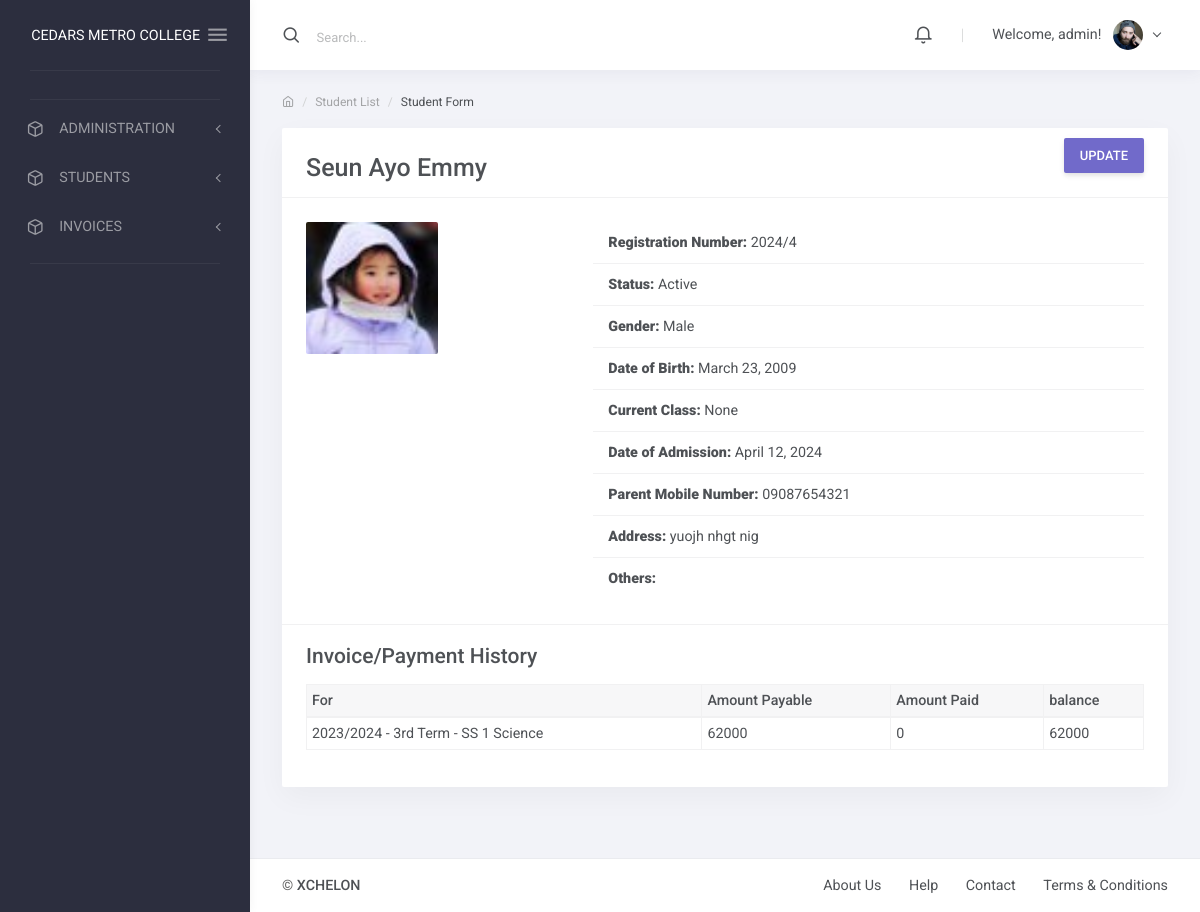
The app's page /student/3/ (signed in) with its own data.
### apps/students/models.py (models this page shows, shortened)
class Student(models.Model):
    STATUS_CHOICES = [("active", "Active"), ("inactive", "Inactive")]
    GENDER_CHOICES = [("male", "Male"), ("female", "Female")]
    current_status = models.CharField(
        max_length=10, choices=STATUS_CHOICES, default="active"
    )
    registration_number = models.CharField(max_length=200, unique=True)
    surname = models.CharField(max_length=200)
    firstname = models.CharField(max_length=200)
    other_name = models.CharField(max_length=200, blank=True)
    gender = models.CharField(max_length=10, choices=GENDER_CHOICES, default="male")
    date_of_birth = models.DateField(default=timezone.now)
    current_class = models.ForeignKey(
        StudentClass, on_delete=models.SET_NULL, blank=True, null=True
    )
    date_of_admission = models.DateField(default=timezone.now)
    mobile_num_regex = RegexValidator(
        regex="^[0-9]{8,12}$", message="Entered mobile number isn't in a right format!"
    )
    parent_mobile_number = models.CharField(
        validators=[mobile_num_regex], max_length=12, blank=True
    )
    parent_email = models.EmailField(blank=True, null=True)
    address = models.TextField(blank=True)
    others = models.TextField(blank=True)
    passport = models.ImageField(blank=True, upload_to="students/passports/")
    class Meta:
        ordering = ["surname", "firstname", "other_name"]

### apps/finance/models.py (models this page shows, shortened)
class Invoice(models.Model):
    student = models.ForeignKey(Student, on_delete=models.CASCADE)
    session = models.ForeignKey(AcademicSession, on_delete=models.CASCADE)
    term = models.ForeignKey(AcademicTerm, on_delete=models.CASCADE)
    class_for = models.ForeignKey(StudentClass, on_delete=models.CASCADE)
    balance_from_previous_term = models.IntegerField(default=0)
    status = models.CharField(
        max_length=20,
        choices=[("active", "Active"), ("closed", "Closed")],
        default="active",
    )
    class Meta:
        ordering = ["student", "term"]
    def balance(self):
        payable = self.total_amount_payable()
        paid = self.total_amount_paid()
        return payable - paid
    def amount_payable(self):
        items = InvoiceItem.objects.filter(invoice=self)
        total = 0
        for item in items:
            total += item.amount
        return total
    def total_amount_payable(self):
        return self.balance_from_previous_term + self.amount_payable()
    def total_amount_paid(self):
        receipts = Receipt.objects.filter(invoice=self)
        amount = 0
        for receipt in receipts:
            amount += receipt.amount_paid
        return amount

class InvoiceItem(models.Model):
    invoice = models.ForeignKey(Invoice, on_delete=models.CASCADE)
    description = models.CharField(max_length=200)
    amount = models.IntegerField()

### apps/corecode/models.py (models this page shows)
class AcademicSession(models.Model):
    name = models.CharField(max_length=200, unique=True)
    current = models.BooleanField(default=True)
    class Meta:
        ordering = ["-name"]
    def __str__(self):
        return self.name

class AcademicTerm(models.Model):
    name = models.CharField(max_length=20, unique=True)
    current = models.BooleanField(default=True)
    class Meta:
        ordering = ["name"]
    def __str__(self):
        return self.name

class StudentClass(models.Model):
    name = models.CharField(max_length=200, unique=True)
    class Meta:
        verbose_name = "Class"
        verbose_name_plural = "Classes"
        ordering = ["name"]
    def __str__(self):
        return self.name

### apps/students/views.py (the view)
# urls.py: path("<int:pk>/", StudentDetailView.as_view(), name="student-detail"),
class StudentDetailView(LoginRequiredMixin, DetailView):
    model = Student
    template_name = "students/student_detail.html"
    def get_context_data(self, **kwargs):
        context = super(StudentDetailView, self).get_context_data(**kwargs)
        context["payments"] = Invoice.objects.filter(student=self.object)
        return context

### apps/finance/templatetags/finance_tags.py (called while the page is built)
@register.inclusion_tag('finance/notifications_tag.html')
def recent_notifications():
    notifications = Notification.objects.order_by('-timestamp')[:10]
    return {'notifications': notifications}

### apps/students/templates/students/student_detail.html (shortened to what this page needs)
{% extends 'base.html' %}
{% load static %}
{% block summary %}
<div class="layout-content">
  <div class="container-fluid flex-grow-1 container-p-y">
    <div class="text-muted small mt-0 mb-3 d-block breadcrumb">
        <ol class="breadcrumb">
            <li class="breadcrumb-item"><a href="#"><i class="feather icon-home"></i></a></li>
            <li class="breadcrumb-item"><a href="{% url 'student-list' %}">Student List</a></li>
            <li class="breadcrumb-item active">Student Form</li>
        </ol>
    </div>
        <div class="card">
            <div class="card-header with-elements pb-0">
                <h3 class="card-header-title mb-0">{{ object.surname }} {{ object.firstname }} {{ object.other_name }}</h3> <div class="card-header-elements ml-auto p-0 mb-4"> <a class="btn btn-primary" href="{% url 'student-update' student.id %}">Update</a></div>
            </div>
            <div class="card-body">
                <div class="row">
                    <div class="col-md-4">
                        {% if object.passport %}
                          <img src="{{ object.passport.url }}" class="img-fluid rounded w-50 mb-3" alt="Student Passport">
                        {% else %}
                            <img src="https://via.placeholder.com/150" class="img-fluid rounded mb-3" alt="Student Passport">
                        {% endif %}
                    </div>
                    <div class="col-md-8">
                        <ul class="list-group list-group-flush">
                            <li class="list-group-item"><strong>Registration Number:</strong> {{ object.registration_number }}</li>
                            <li class="list-group-item"><strong>Status:</strong> {{ object.get_current_status_display }}</li>
                            <li class="list-group-item"><strong>Gender:</strong> {{ object.get_gender_display }}</li>
                            <li class="list-group-item"><strong>Date of Birth:</strong> {{ object.date_of_birth }}</li>
                            <li class="list-group-item"><strong>Current Class:</strong> {{ object.current_class }}</li>
                            <li class="list-group-item"><strong>Date of Admission:</strong> {{ object.date_of_admission }}</li>
                            <li class="list-group-item"><strong>Parent Mobile Number:</strong> {{ object.parent_mobile_number }}</li>
                            <li class="list-group-item"><strong>Address:</strong> {{ object.address }}</li>
                            <li class="list-group-item"><strong>Others:</strong> {{ object.others }}</li>
                        </ul>
                    </div>
                </div>
            </div>
            <div class="card-footer">
              <h4>Invoice/Payment History</h4>
              {% if payments %}
                <table class="table table-sm table-bordered table-hover">
                  <thead class="thead-light">
                    <tr>
                      <th>For</th>
                      <th>Amount Payable</th>
                      <th>Amount Paid</th>
                      <th>balance</th>
                    </tr>
                  </thead>
                  <tbody>
                    {% for payment in payments %}
                      <tr class='clickable-row' data-href="{% url 'invoice-detail' payment.id %}">
                        <td>{{payment.session}} - {{payment.term}} - {{ payment.class_for}}</td>
                        <td>{{payment.total_amount_payable}}</td>
                        <td>{{payment.total_amount_paid}}</td>
                        <td>{{payment.balance}}</td>
                      </tr>
                    {% endfor %}
                  </tbody>
                </table>
              {% else %}
                  <p>There are no payment history for {{object}}</p>
              {% endif %}
            </div>
        </div>
</div>
</div>
{% endblock summary %}

### templates/base.html (shortened to what this page needs)
{% load static %}
<!DOCTYPE html>
<html lang="en" class="material-style layout-fixed">
<head>
     <link href="{% static 'django_select2/django_select2.css' %}" rel="stylesheet" />
    <link rel="stylesheet" href="{% static 'assets/fonts/fontawesome.css' %}">
    <link rel="stylesheet" href="{% static 'assets/fonts/ionicons.css' %}">
    <link rel="stylesheet" href="{% static 'assets/fonts/linearicons.css' %}">
    <link rel="stylesheet" href="{% static 'assets/fonts/open-iconic.css' %}">
    <link rel="stylesheet" href="{% static 'assets/fonts/pe-icon-7-stroke.css' %}">
    <link rel="stylesheet" href="{% static 'assets/fonts/feather.css' %}">
    <link rel="stylesheet" href="{% static 'assets/css/bootstrap-material.css' %}">
    <link rel="stylesheet" href="{% static 'assets/css/shreerang-material.css' %}">
    <link rel="stylesheet" href="{% static 'assets/css/uikit.css' %}">
    <link rel="stylesheet" href="{% static 'assets/libs/perfect-scrollbar/perfect-scrollbar.css' %}">
    <link rel="stylesheet" href="{% static 'assets/libs/flot/flot.css' %}">
    <link rel="stylesheet" href="{% static 'plugins\select2\dist\css\select2.min.css' %}">
</head>
<body>
    <div class="layout-wrapper layout-2">
        <div class="layout-inner">
            {% include 'navbar.html' %}
            <div class="layout-container">
                <nav class="layout-navbar navbar navbar-expand-lg align-items-lg-center bg-white container-p-x" id="layout-navbar">
                    <div class="navbar-collapse collapse" id="layout-navbar-collapse">
                        <div class="navbar-nav align-items-lg-center">
                            <label class="nav-item navbar-text navbar-search-box p-0 active">
                                <i class="feather icon-search navbar-icon align-middle"></i>
                                <span class="navbar-search-input pl-2">
                                    <input type="text" class="form-control navbar-text mx-2" placeholder="Search...">
                                </span>
                            </label>
                        </div>
                        <div class="navbar-nav align-items-lg-center ml-auto">
                            <div class="demo-navbar-notifications nav-item dropdown mr-lg-3">
                                <a class="nav-link dropdown-toggle hide-arrow" href="#" data-toggle="dropdown">
                                    <i class="feather icon-bell navbar-icon align-middle"></i>
                                </a>
                                         {% load finance_tags %}
                            </div>
                            <div class="nav-item d-none d-lg-block text-big font-weight-light line-height-1 opacity-25 mr-3 ml-1">|</div>
                            <div class="demo-navbar-user nav-item dropdown">
                                <a class="nav-link dropdown-toggle" href="#" data-toggle="dropdown">
                                    <span class="d-inline-flex flex-lg-row-reverse align-items-center align-middle">
                                        <img src="assets/img/avatars/1.png" alt class="d-block ui-w-30 rounded-circle">
                                        <span class="px-1 mr-lg-2 ml-2 ml-lg-0">
                                            {% if user.is_authenticated %}
                                            Welcome, {{ user.username }}!
                                                {% else %}
                                            You are not logged in.
                                                {% endif %}
                                        </span>
                                    </span>
                                </a>
                            </div>
                        </div>
                    </div>
                </nav>
                {% block summary %}
                {% endblock summary %}
                    <nav class="layout-footer footer bg-white">
                        <div class="container-fluid d-flex flex-wrap justify-content-between text-center container-p-x pb-3">
                            <div class="pt-3">
                                <span class="footer-text font-weight-semibold">&copy; <a href="xchelon.com.ng" class="footer-link" target="_blank">XCHELON</a></span>
                            </div>
                            <div>
                                <a href="javascript:" class="footer-link pt-3">About Us</a>
                                <a href="javascript:" class="footer-link pt-3 ml-4">Help</a>
                                <a href="javascript:" class="footer-link pt-3 ml-4">Contact</a>
                                <a href="javascript:" class="footer-link pt-3 ml-4">Terms &amp; Conditions</a>
                            </div>
                        </div>
                    </nav>
                </div>
            </div>
        </div>
</body>
</html>

### templates/navbar.html (shortened to what this page needs)
 {% load static %}
 <div id="layout-sidenav" class="layout-sidenav sidenav sidenav-vertical bg-dark">
                <div class="app-brand demo">
                    <a href="{% url 'home' %}" class="app-brand-text demo sidenav-text font-weight-normal ml-2">{{ school_name | default:"CEDARS METRO COLLEGE" }}</a>
                    <a href="javascript:" class="layout-sidenav-toggle sidenav-link text-large ml-auto">
                        <i class="ion ion-md-menu align-middle"></i>
                    </a>
                </div>
                <div class="sidenav-divider mt-0"></div>
                <ul class="sidenav-inner py-1">
                    <li class="sidenav-divider mb-1"></li>
                    <li class="sidenav-item">
                        <a href="javascript:" class="sidenav-link sidenav-toggle">
                            <i class="sidenav-icon feather icon-box"></i>
                            <div>ADMINISTRATION</div>
                        </a>
                    </li>
                    <li class="sidenav-item">
                        <a href="javascript:" class="sidenav-link sidenav-toggle">
                            <i class="sidenav-icon feather icon-box"></i>
                            <div>STUDENTS</div>
                        </a>
                    </li>
                    <li class="sidenav-item">
                        <a href="javascript:" class="sidenav-link sidenav-toggle">
                            <i class="sidenav-icon feather icon-box"></i>
                            <div>INVOICES</div>
                        </a>
                    </li>
                    <li class="sidenav-divider mb-1"></li>
                </ul>
            </div>

### static/assets/css/uikit.css (style rules this page uses)
.ui-w-30 { width: 30px !important; height: auto; }

### static/assets/libs/perfect-scrollbar/perfect-scrollbar.css (style rules this page uses)
.ps { overflow:hidden !important;overflow-anchor:none;-ms-overflow-style:none;touch-action:auto;-ms-touch-action:auto }
.ps { position:relative }

### records on screen
Student: surname "Seun", firstname "Ayo", other_name "Emmy", passport (picture), registration_number "2024/4", current_status "Active", gender "Male", date_of_birth "March 23, 2009", current_class "None", date_of_admission "April 12, 2024", parent_mobile_number "09087654321", address "yuojh nhgt nig"
Invoice: session "2023/2024", term "3rd Term", class_for "SS 1 Science", total_amount_payable "62000", total_amount_paid "0", balance "62000"

### other values on screen
{{ school_name | default:"CEDARS METRO COLLEGE" }} "CEDARS METRO COLLEGE"
{{ user.username }} "admin"
